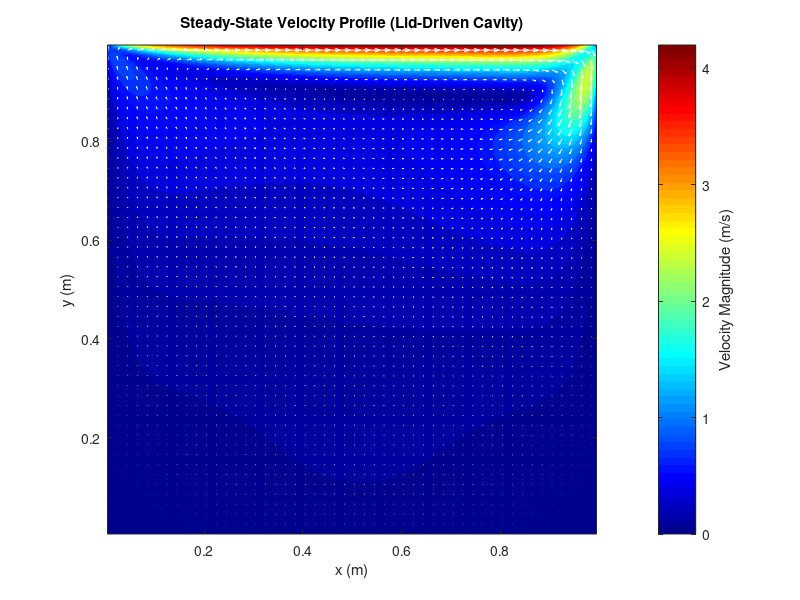
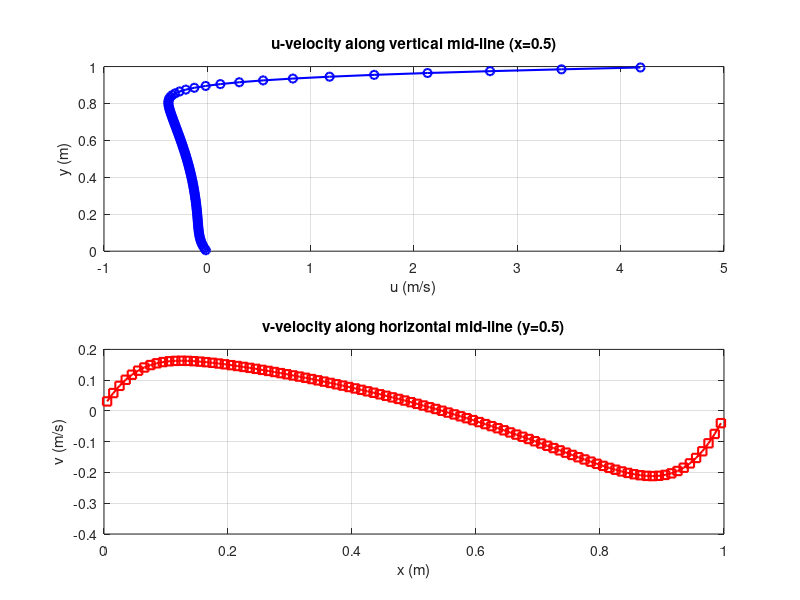

The MATLAB script that drew these images, in order:
clear; clc;
data = load('cavity_SIMPLER.txt');

% Change grid size when they were altered in Fortran solver
nx = 100; ny = 100;

X = reshape(data(:, 1), nx, ny)';
Y = reshape(data(:, 2), nx, ny)';
U = reshape(data(:, 3), nx, ny)';
V = reshape(data(:, 4), nx, ny)';

% Calculate velocity magnitude: |V| = sqrt(u^2 + v^2)
VelMag = sqrt(U.^2 + V.^2);

% Plot 1: Velocity magnitude field 
figure('Color', 'w', 'Position', [100 100 800 600]);
contourf(X, Y, VelMag, 50, 'LineStyle', 'none');
colormap(jet);
cb = colorbar;
ylabel(cb, 'Velocity Magnitude (m/s)');
hold on;

% Add vectors for direction
skip = 2;
quiver(X(1:skip:end, 1:skip:end), Y(1:skip:end, 1:skip:end), ...
       U(1:skip:end, 1:skip:end), V(1:skip:end, 1:skip:end), 1.2, 'w');

title('Steady-State Velocity Profile (Lid-Driven Cavity)');
xlabel('x (m)'); ylabel('y (m)');
axis equal tight;

% Plot 2: Benchmark mid-line profiles
figure('Color', 'w', 'Position', [950 100 500 600]);

% U-velocity along vertical mid-line (x = 0.5)
subplot(2,1,1);
mid_x = round(nx/2);
plot(U(:, mid_x), Y(:, mid_x), 'b-o', 'LineWidth', 1.5);
grid on;
title('u-velocity along vertical mid-line (x=0.5)');
xlabel('u (m/s)'); ylabel('y (m)');

% V-velocity along horizontal mid-line (y = 0.5)
subplot(2,1,2);
mid_y = round(ny/2);
plot(X(mid_y, :), V(mid_y, :), 'r-s', 'LineWidth', 1.5);
grid on;
title('v-velocity along horizontal mid-line (y=0.5)');
xlabel('x (m)'); ylabel('v (m/s)');
